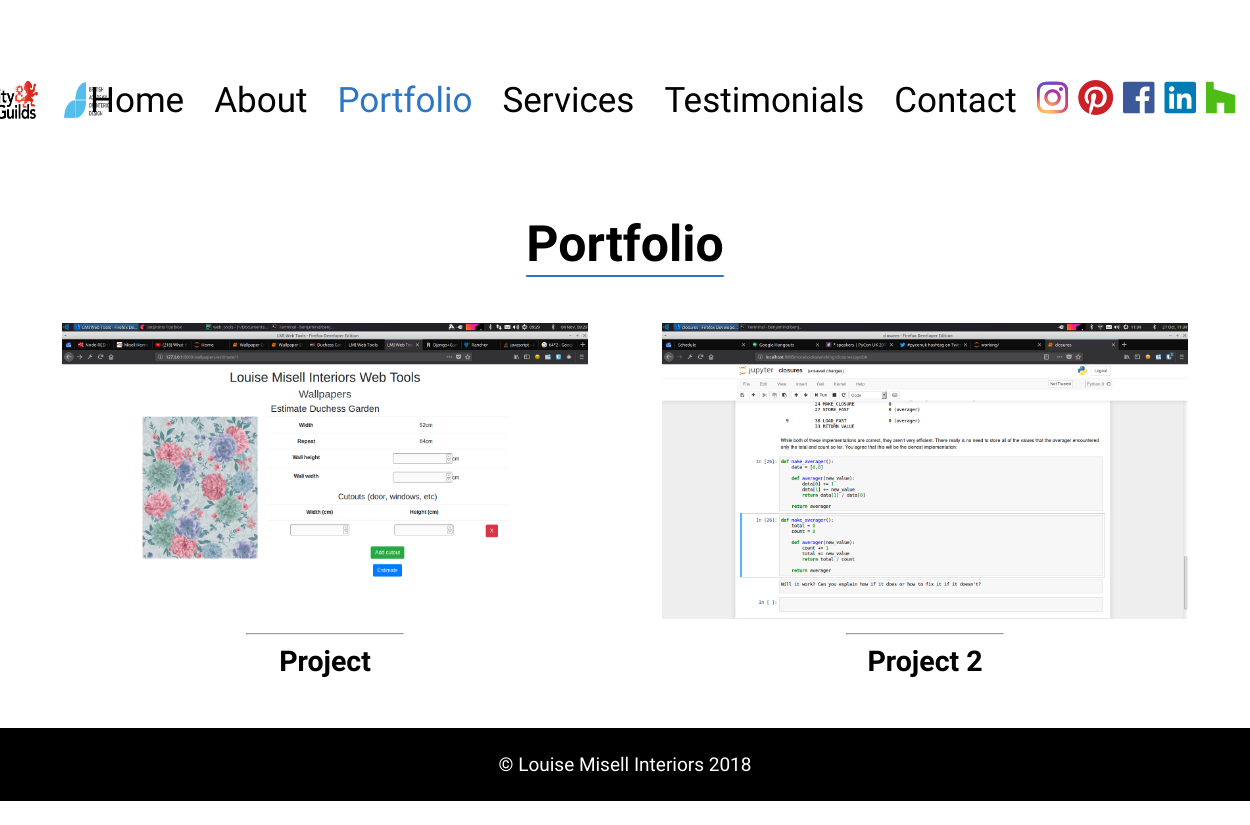
The app's page /portfolio with its own data.
### main_site/models.py (models this page shows, shortened)
class Project(models.Model):
    name = models.CharField(max_length=255)
    breif = models.TextField()
    outcome = models.TextField()
    order = models.PositiveIntegerField(default=0, blank=False, null=False)
    class Meta:
        ordering = ['order']

class ProjectAfterImage(models.Model):
    project = models.ForeignKey(Project, related_name='after_images', on_delete=models.CASCADE)
    image = models.ImageField()
    order = models.PositiveIntegerField(default=0, blank=False, null=False)
    class Meta:
        ordering = ['order']

### main_site/views.py (the view)
# urls.py: path('portfolio', views.portfolio, name='portfolio'),
def portfolio(request):
    projects = Project.objects.all()
    return render(request, "main_site/portfolio.html", {"projects": projects})

### main_site/context_processor.py (called while the page is built)
def config_processor(request):
   config = SiteConfig.objects.first()
   return {'config': config}

### main_site/templates/main_site/portfolio.html (shortened to what this page needs)
{% include "main_site/inc/header.html" with page_css="main_site/style/portfolio.css" %}
    <div class="content">
        <h1>Portfolio</h1>
        <div class="row">
            {% for project in projects %}
                <div class="col">
                    <a href="{% url 'project' project.id %}">
                        <img src="{{ project.after_images.first.image.url }}" alt="">
                        <hr>
                        <h2>{{ project.name }}</h2>
                    </a>
                </div>
            {% endfor %}
            </div>
    </div>
{% include "main_site/inc/footer.html" %}

### main_site/static/main_site/style/style.css (style rules this page uses)
* { box-sizing: border-box; }
body { margin: 0; padding: 0; font-size: 19px; font-family: "Open Sans Condensed", Helvetica, Arial, sans-serif; }
a { color: #000; transition: color 0.2s; text-decoration: none; }
hr { width: 30%; color: #2D76C4; }
img { max-width: 100%; }
.row { display: flex; flex-wrap: wrap; }
.row .left, .row .right, .row .col { flex-basis: 0; flex-shrink: 0; padding: 0 1%; }
.row .col { flex-grow: 1; text-align: center; }
.row::after { content: " "; display: block; clear: both; }
.wrapper .content > h1 { text-align: center; font-size: 50px; margin-top: 15px; margin-bottom: 0; display: inline-block; left: 50%; transform: translateX(-50%); position: relative; }
.wrapper .content > h1::after { position: absolute; width: 100%; left: 50%; transform: translateX(-50%); height: 0; content: ""; border-radius: 2px; border: solid #2D76C4 1px; transition: width 0.2s; bottom: -4px; }
.wrapper .content > div { padding: 25px; }

### main_site/static/main_site/style/portfolio.css (style rules this page uses)
.row .col { padding: 25px; margin: 0 1%; }
.row .col h2 { text-align: center; margin: 0; padding: 0; }
.row .col a { text-decoration: none; }

### records on screen
Project: after_images.first.image (picture), name "Project"
Project: after_images.first.image (picture), name "Project 2"
